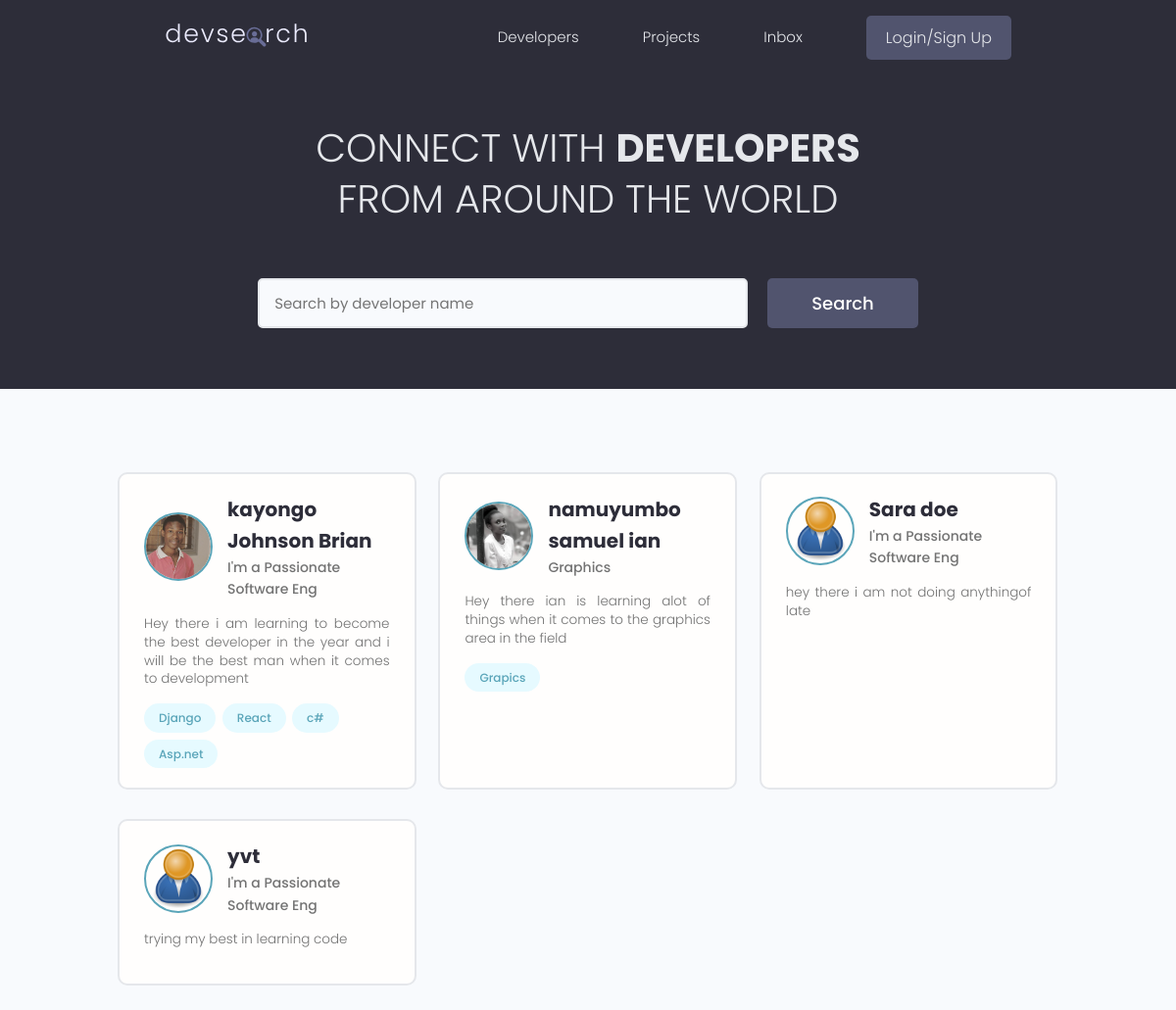
Before: / with the older database file.
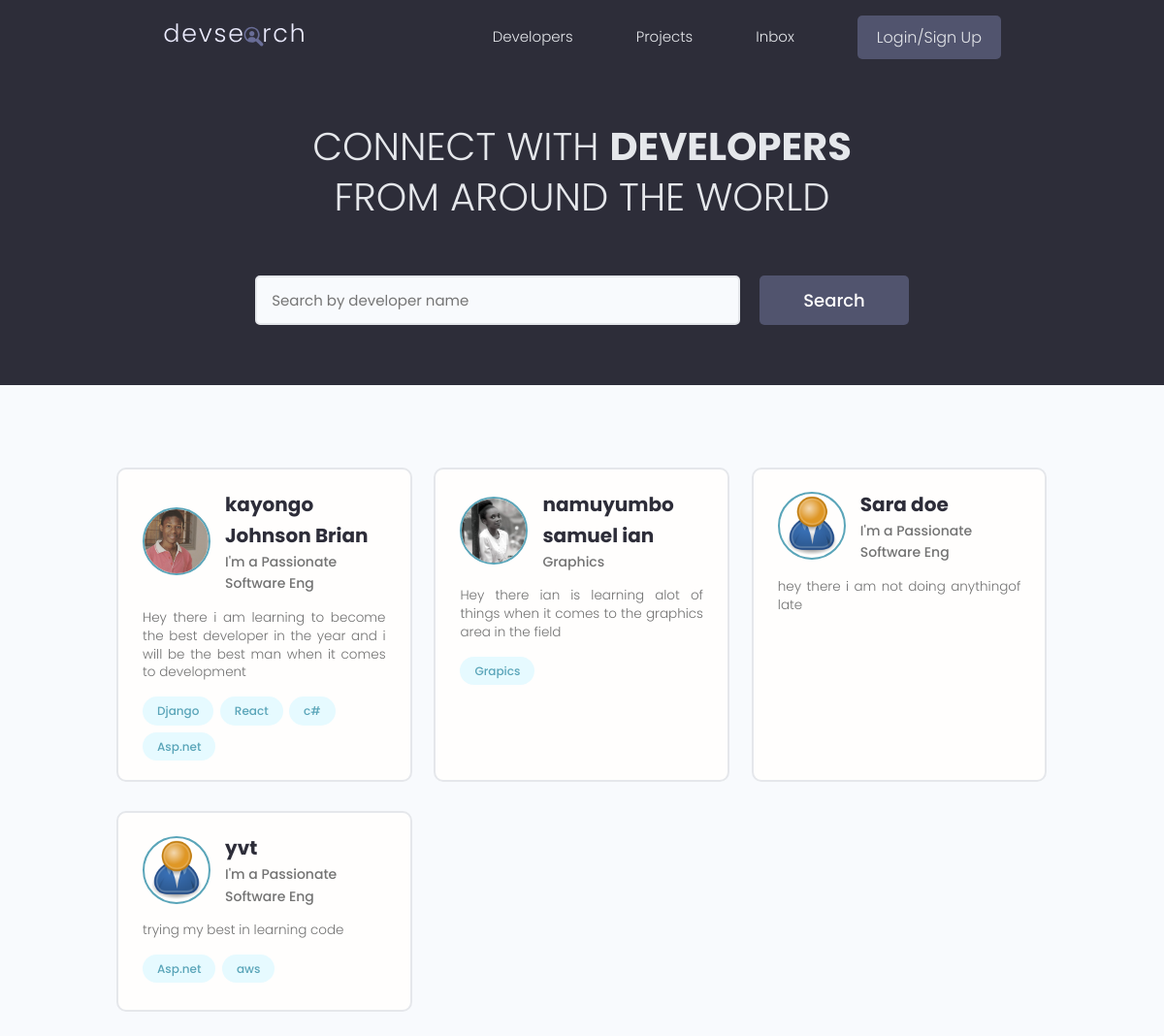
After: the same page with the newer database file.
### users/models.py (models this page shows, shortened)
class Profile(models.Model):
    user = models.OneToOneField(
        User, on_delete=models.CASCADE, null=True, blank=True)
    username = models.CharField(max_length=200, null=True, blank=True)
    location = models.CharField(max_length=200, null=True, blank=True)
    name = models.CharField(max_length=200, null=True, blank=True)
    email = models.EmailField(null=True, blank=True, max_length=200)
    short_intro = models.CharField(max_length=200, null=True, blank=True)
    bio = models.TextField(null=True, blank=True)
    profile_image = models.ImageField(
        null=True, blank=True, upload_to="profiles/", default="profiles/user.png")
    social_github = models.CharField(max_length=200, null=True, blank=True)
    social_twiter = models.CharField(max_length=200, null=True, blank=True)
    social_youtube = models.CharField(max_length=200, null=True, blank=True)
    social_website = models.CharField(max_length=200, null=True, blank=True)
    id = models.UUIDField(default=uuid.uuid4,
                          primary_key=True, unique=True, editable=False)
    created = models.DateTimeField(auto_now_add=True)

class Skill(models.Model):
    id = models.UUIDField(default=uuid.uuid4,
                          primary_key=True, unique=True, editable=False)
    owner = models.ForeignKey(
        Profile, on_delete=models.CASCADE, null=True, blank=True)
    name = models.CharField(max_length=200, null=True, blank=True)
    description = models.TextField(null=True, blank=True)
    created = models.DateTimeField(auto_now_add=True)
    def __str__(self):
        return str(self.name)

### users/views.py (the view)
# urls.py: path('', views.profile, name='profile'),
def profile(request):
    profiles = Profile.objects.all()
    context = {'profiles': profiles}
    return render(request, 'users/profiles.html', context)

### users/templates/users/profiles.html (shortened to what this page needs)
{% extends 'main.html' %} {% load static %} {% block content %}
<main class="home">
    <section class="hero-section text-center">
        <div class="container container--narrow">
            <div class="hero-section__box">
                <h2>CONNECT WITH <span>DEVELOPERS</span></h2>
                <h2>FROM AROUND THE WORLD</h2>
            </div>
            <div class="hero-section__search">
                <form class="form" action="#" method="get">
                    <div class="form__field">
                        <input class="input input--text" id="formInput#search" type="text" name="text" placeholder="Search by developer name" />
                    </div>
                    <input class="btn btn--sub btn--lg" type="submit" value="Search" />
                </form>
            </div>
        </div>
    </section>
    <section class="devlist">
        <div class="container">
            <div class="grid grid--three">
                {% for profile in profiles%}
                <div class="column card">
                    <div class="dev">
                        <a href="{% url 'user-profile' profile.id %}" class=" card__body ">
                            <div class="dev__profile ">
                                <img class="avatar avatar--md " src="{{ profile.profile_image.url }}" alt="image " />
                                <div class="dev__meta ">
                                    <h3>{{ profile.name }}</h3>
                                    <h5>{{ profile.short_intro|slice:'30' }}</h5>
                                </div>
                            </div>
                            <p class="dev__info ">
                                {{profile.bio|slice:"250"}}
                            </p>
                            <div class="dev__skills ">
                                {% for skill in profile.skill_set.all|slice:'5' %}
                                <span class="tag tag--pill tag--main ">
                                    <small>{{ skill }}</small>
                                </span> {% endfor %}
                            </div>
                        </a>
                    </div>
                </div>
                {% endfor %}
            </div>
        </div>
    </section>
</main>
{% endblock content %}

Changed rows visible on the page:
added Skill: name "Asp.net", shown under Profile "yvt"
added Skill: name "aws", shown under Profile "yvt"
